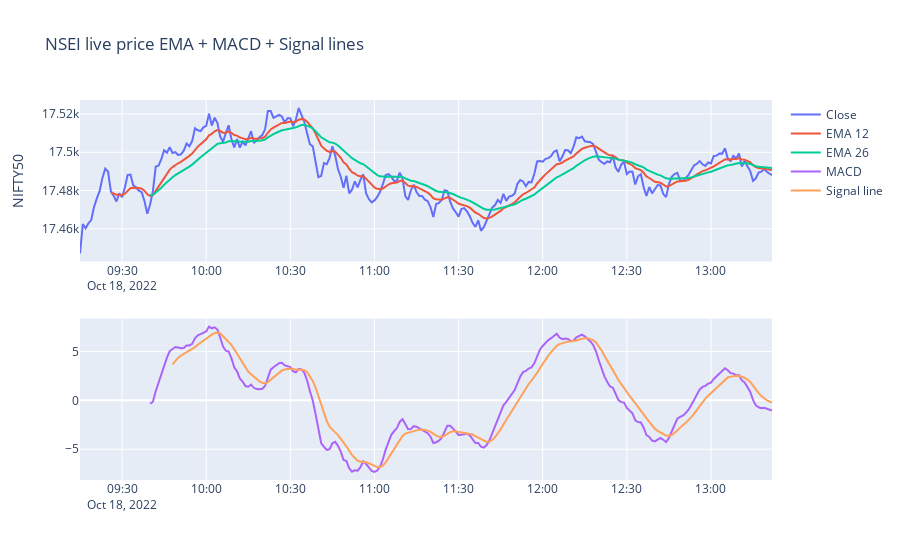

Notebook cell for this chart:
### Code cell


### Figure 1 — Plotly figure (JSON) as saved in the notebook; plotly's stock layout.template omitted (floating-point values rounded to 4 significant figures; data arrays with more than 128 entries replaced by an {"elided": "..."} marker saying what was removed)
{"data": [{"name": "Close", "type": "scatter", "x": {"elided": "247 str values"}, "xaxis": "x", "y": {"elided": "247 float values"}, "yaxis": "y"}, {"name": "EMA 12", "type": "scatter", "x": {"elided": "247 str values"}, "xaxis": "x", "y": {"elided": "247 float values"}, "yaxis": "y"}, {"name": "EMA 26", "type": "scatter", "x": {"elided": "247 str values"}, "xaxis": "x", "y": {"elided": "247 float values"}, "yaxis": "y"}, {"name": "MACD", "type": "scatter", "x": {"elided": "247 str values"}, "xaxis": "x2", "y": {"elided": "247 float values"}, "yaxis": "y2"}, {"name": "Signal line", "type": "scatter", "x": {"elided": "247 str values"}, "xaxis": "x2", "y": {"elided": "247 float values"}, "yaxis": "y2"}], "layout": {"title": {"text": "NSEI live price EMA + MACD + Signal lines"}, "xaxis": {"anchor": "y", "domain": [0, 1]}, "xaxis2": {"anchor": "y2", "domain": [0, 1]}, "yaxis": {"anchor": "x", "domain": [0.575, 1], "title": {"text": "NIFTY50"}}, "yaxis2": {"anchor": "x2", "domain": [0, 0.425]}}}
